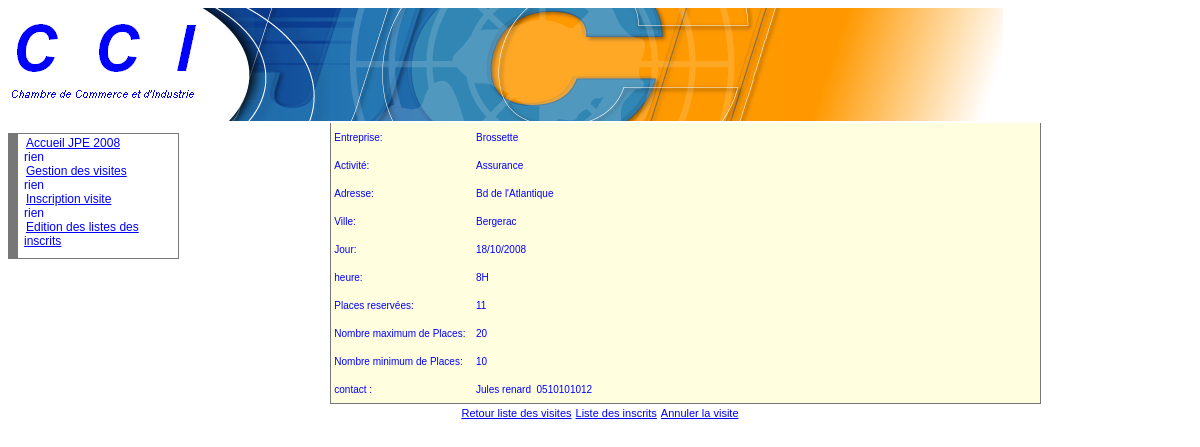
The page /detailVisite.php?idVisite=2 on the database its author committed.
### tables this page shows
CREATE TABLE visite 
(
   id int(11) NOT NULL auto_increment,
   dateV date NOT NULL,
   heureDebut varchar(12) NOT NULL default '',
   duree varchar(12) NOT NULL default '',
   description varchar(500) NOT NULL,
   nbPlacesMax int(11) NOT NULL default '0',
   nbPlacesMin int(11) NOT NULL default '0',
   etat varchar(12) NOT NULL default 'ouverte',
   nbVisiteursInscrits int(11) NOT NULL default '0',
   idEntreprise int(11) NOT NULL default '0',
  PRIMARY KEY  (id),
  constraint fk_visite foreign key(idEntreprise) references entreprise(id) 
);

CREATE TABLE entreprise 
(
  id int(11) NOT NULL auto_increment,
  raisonSociale varchar(50) NOT NULL default '',
  adresse varchar(50) NOT NULL default '',
  ville varchar(30) NOT NULL default '',
  cp varchar(5) NOT NULL,
  nomResponsable varchar(30) NOT NULL default '',
  nomContact varchar(30) NOT NULL default '',
  telContact varchar(14) NOT NULL,
  site varchar(50) default NULL,
  effectif int(11) default NULL,
  idActivite int(11) NOT NULL,
  PRIMARY KEY  (id),
  constraint fk_entreprise foreign key(idActivite) references activite(id) 
);

CREATE TABLE activite
(
  id int(11) NOT NULL auto_increment,
  libelle  varchar(50) NOT NULL,
  PRIMARY KEY  (id)
);

### _fonctions.inc.php (called while the page is built, shortened)
<?php
function dateAnglaisVersFrancais($madate){
   @list($annee,$mois,$jour)=explode('-',$madate);
   $date="$jour"."/".$mois."/".$annee;
   return $date;
}
?>

### detailVisite.php (the view, shortened to what this page needs)
<?php
include("_debut.inc.php");
$idVisite=$_REQUEST['idVisite'];
$req="select * from visite, entreprise, activite
		where entreprise.idActivite=activite.id and visite.idEntreprise = entreprise.id
		and visite.id=$idVisite";
$rsVisite = mysql_query($req, $connexion);
$lgVisite = mysql_fetch_array($rsVisite);;
$adresse=$lgVisite['adresse'];
$ville=$lgVisite['ville'];
$activite=$lgVisite['libelle'];
$date = dateAnglaisVersFrancais($lgVisite['dateV']);
$heureDebut=$lgVisite['heureDebut'];
$nbPlacesMax=$lgVisite['nbPlacesMax'];
$nbPlacesMin=$lgVisite['nbPlacesMin'];
$nbVisiteursInscrits=$lgVisite['nbVisiteursInscrits'];
$nomEntreprise=$lgVisite['raisonSociale'];
$nomContact=$lgVisite['nomContact'];
$telContact=$lgVisite['telContact'];
echo "
<table width='60%' cellspacing='0' cellpadding='0' align='center'
		class='tabNonQuadrille'>
   <tr class='ligneTabNonQuad'>
      <td  width='20%'> Entreprise: </td>
      <td>$nomEntreprise</td>
   </tr>
   <tr class='ligneTabNonQuad'>
         <td  width='20%'> Activité: </td>
         <td>$activite</td>
   </tr>
   <tr class='ligneTabNonQuad'>
      <td> Adresse: </td>
      <td>$adresse</td>
   </tr>
   <tr class='ligneTabNonQuad'>
      <td> Ville: </td>
      <td>$ville</td>
   </tr>
   <tr class='ligneTabNonQuad'>
      <td> Jour: </td>
      <td>$date</td>
   </tr>
   <tr class='ligneTabNonQuad'>
      <td> heure: </td>
      <td>$heureDebut</td>
   </tr>
   <tr class='ligneTabNonQuad'>
         <td> Places reservées: </td>
         <td>$nbVisiteursInscrits</td>
   </tr>
   <tr class='ligneTabNonQuad'>
      <td> Nombre maximum de Places: </td>
      <td>$nbPlacesMax</td>
   </tr>
	<tr class='ligneTabNonQuad'>
	      <td> Nombre minimum de Places: </td>
	      <td>$nbPlacesMin</td>
   </tr>
   <tr class='ligneTabNonQuad'>
      <td> contact : </td>
      <td>$nomContact&nbsp; $telContact
      </td>
   </tr>
</table>
<table align='center'>
   <tr>
      <td  align='center'><a href='listeVisitesPourDetail.php'>Retour liste des visites</a>
      </td>
      <td align='center'><a href='listeInscrits.php?idVisite=$idVisite'>Liste des inscrits</a>
      </td>
      <td align='center'><a href='annulerVisite.php?idVisite=$idVisite&action=demanderAnnulerVisite'>Annuler la visite</a>
      </td>
   </tr>
</table>";
?>

### css/cssGeneral.css (style rules this page uses)
html { font:11px Arial, Helvetica, sans-serif; color:blue; }
.basePage { font:11px Arial, Helvetica, sans-serif; }
a { font-family:Arial, Helvetica, sans-serif }
table.tabNonQuadrille { background-color:#FFFFE0; border-bottom:1px solid #777777; border-right:1px solid #777777; border-left:1px solid #777777; border-top:1px #777777; color:blue; }
tr.ligneTabNonQuad td { background-color:#FFFFE0; height:28px; text-align:left; padding-left:3px; color:blue; font-family: Arial, Helvetica, sans-serif; font-size: 10px; }

### rows shown on the page
visite: idEntreprise.raisonSociale "Brossette", activite.libelle "Assurance", idEntreprise.adresse "Bd de l'Atlantique", idEntreprise.ville "Bergerac", dateV "18/10/2008", heureDebut "8H", nbVisiteursInscrits "11", nbPlacesMax "20", nbPlacesMin "10", idEntreprise.nomContact "Jules renard", idEntreprise.telContact "0510101012"
